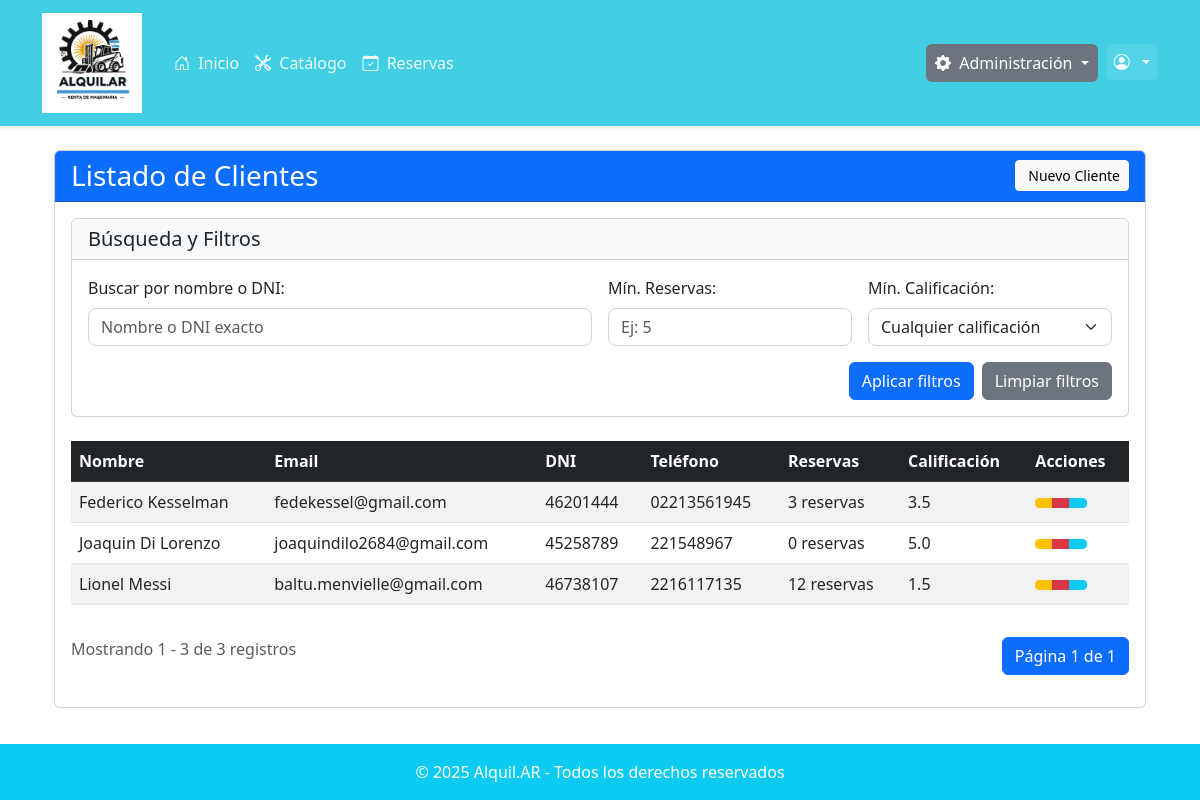
The app's page /usuarios/ver-clientes/ (signed in) with its own data.
### usuarios/models.py (models this page shows, shortened)
class Usuario(AbstractUser):
    TIPO_CHOICES = [
        ('CLIENTE', 'Cliente'),
        ('EMPLEADO', 'Empleado'),
        ('ADMIN', 'Administrador'),
    ]
    nombre = models.CharField(max_length=200)
    tipo = models.CharField(
        max_length=10,
        choices=TIPO_CHOICES,
        default='CLIENTE',
        verbose_name="Tipo de usuario"
    )
    dni = models.CharField(max_length=20, unique=True)
    email = models.CharField(max_length=200, unique=True)
    telefono = models.CharField(max_length=20)
    fecha_nacimiento = models.DateField()
    sucursal = models.ForeignKey(Sucursal, on_delete=models.SET_NULL, null=True, blank=True)
    calificacion = models.FloatField(
        default=5.0,
        verbose_name="Calificación del cliente",
        help_text="Calificación del cliente en escala de 0.5 a 5 estrellas"
    )
    token_2fa = models.CharField(
        max_length=6,
        null=True,
        blank=True,
        verbose_name="Token de verificación"
    )
    token_2fa_timestamp = models.DateTimeField(
        null=True,
        blank=True,
        verbose_name="Timestamp del token"
    )
    reset_token = models.CharField(
        max_length=64,
        null=True,
        blank=True,
        verbose_name="Token de recuperación"
    )
    reset_token_timestamp = models.DateTimeField(
        null=True,
        blank=True,
        verbose_name="Timestamp del token de recuperación"
    )
    reset_token_used = models.BooleanField(
        default=False,
        verbose_name="Token usado"
    )

### usuarios/views.py (the view, shortened to what this page needs)
# urls.py: path('ver-clientes/', views.listar_clientes_view, name="listar_clientes"),
@login_required
def listar_clientes_view(request):
    if not (request.user.tipo == 'EMPLEADO' or request.user.tipo == 'ADMIN'):
        return redirect('home')
    es_admin = request.user.tipo == 'ADMIN'
    base_query = Usuario.objects.filter(tipo="CLIENTE").exclude(
        email="cliente_eliminado@alquil.ar"
    )
    search_query = request.GET.get('search', '')
    min_reservas = request.GET.get('min_reservas', '')
    min_calificacion = request.GET.get('min_calificacion', '')
    if search_query:
        if search_query.isdigit() and len(search_query) >= 7:  # Probablemente un DNI
            clientes = base_query.filter(dni=search_query)
        else:  # Búsqueda parcial por nombre
            clientes = base_query.filter(nombre__icontains=search_query)
    else:
        clientes = base_query
    clientes = clientes.order_by('nombre')
    paginator = Paginator(clientes, 10)  # 10 items por página
    page_number = request.GET.get('page')
    page_obj = paginator.get_page(page_number)
    context = {
        'clientes': page_obj,
        'total_clientes': clientes.count(),
        'titulo': 'Listado de Clientes',
        'search_query': search_query,
        'min_reservas': min_reservas,
        'min_calificacion': min_calificacion,
        'no_results': clientes.count() == 0,
        'es_admin': es_admin,
    }
    return render(request, 'usuarios/listar_clientes.html', context)  # Context tiene la info que voy a utilizar en el html

### usuarios/calificaciones.py (called while the page is built)
def obtener_calificacion_promedio_cliente(cliente_id):
    try:
        if isinstance(cliente_id, str) and cliente_id.isdigit():
            cliente_id = int(cliente_id)
        cliente = Usuario.objects.get(id=cliente_id, tipo="CLIENTE")
        calificaciones = CalificacionCliente.objects.filter(cliente=cliente)
        if not calificaciones.exists():
            return 5.0
        suma_calificaciones = sum(c.calificacion for c in calificaciones)
        promedio = (5 + suma_calificaciones) / (1 + calificaciones.count())
        return round(promedio * 2) / 2
    except Usuario.DoesNotExist:
        return None
    except Exception as e:
        print(f"Error al calcular calificación para cliente {cliente_id}: {str(e)}")
        return None

### usuarios/templatetags/usuarios_tags.py (called while the page is built)
@register.filter(name='obtener_calificacion_cliente')
def obtener_calificacion_cliente(cliente_id):
    if cliente_id is None:
        return None
    try:
        calificacion = obtener_calificacion_promedio_cliente(cliente_id)
        if calificacion is not None:
            return calificacion
        return None
    except Exception as e:
        print(f"Error en filtro obtener_calificacion_cliente para ID {cliente_id}: {str(e)}")
        return None

### usuarios/templates/usuarios/listar_clientes.html (shortened to what this page needs)
{% extends 'base.html' %}
{% load static %}
{% load usuarios_tags %}
{% block content %}
<div class="container-fluid mt-4">
    <div class="card">
        <div class="card-header bg-primary text-white">
            <div class="d-flex justify-content-between align-items-center">
                <h3 class="mb-0">{{ titulo }}</h3>
                <a href="{% url 'crear_cliente' %}" class="btn btn-light btn-sm">
                     Nuevo Cliente
                </a>
            </div>
        </div>
        <div class="card-body">
            <div class="row mb-4">
                <div class="col-md-12">
                    <div class="card">
                        <div class="card-header bg-light">
                            <h5 class="mb-0">Búsqueda y Filtros</h5>
                        </div>
                        <div class="card-body">
                            <form method="GET" class="row g-3">
                                <div class="col-md-6">
                                    <label for="search" class="form-label">Buscar por nombre o DNI:</label>
                                    <input type="text" class="form-control" id="search" name="search"
                                           value="{{ search_query }}" placeholder="Nombre o DNI exacto">
                                </div>
                                <div class="col-md-3">
                                    <label for="min_reservas" class="form-label">Mín. Reservas:</label>
                                    <input type="number" min="0" class="form-control" id="min_reservas"
                                           name="min_reservas" value="{{ min_reservas }}" placeholder="Ej: 5">
                                </div>
                                <div class="col-md-3">
                                    <label for="min_calificacion" class="form-label">Mín. Calificación:</label>
                                    <select class="form-select" id="min_calificacion" name="min_calificacion">
                                        <option value="">Cualquier calificación</option>
                                    </select>
                                </div>
                                <div class="col-md-12 d-flex justify-content-end mt-3">
                                    <button type="submit" class="btn btn-primary me-2">
                                         Aplicar filtros
                                    </button>
                                    <a href="{% url 'listar_clientes' %}" class="btn btn-secondary">
                                         Limpiar filtros
                                    </a>
                                </div>
                            </form>
                        </div>
                    </div>
                </div>
            </div>
            {% if no_results %}
                <div class="alert alert-info">
                    No se encontraron clientes que cumplan con los criterios de búsqueda y filtrado.
                </div>
            {% elif clientes %}
                <div class="table-responsive">
                    <table class="table table-striped table-hover">
                        <thead class="table-dark">
                            <tr>
                                <th>Nombre</th>
                                <th>Email</th>
                                <th>DNI</th>
                                <th>Teléfono</th>
                                <th>Reservas</th>
                                <th>Calificación</th>
                                <th>Acciones</th>
                            </tr>
                        </thead>
                        <tbody>
                            {% for cliente in clientes %}
                            <tr>
                                <td>{{ cliente.nombre }}</td>
                                <td>{{ cliente.email }}</td>
                                <td>{{ cliente.dni }}</td>
                                <td>{{ cliente.telefono }}</td>
                                <td>
                                    {% with reservas_count=cliente.reservas.count %}
                                        {{ reservas_count }} reserva{% if reservas_count != 1 %}s{% endif %}
                                    {% endwith %}
                                </td>
                                <td>
                                    <div class="star-rating">
                                        {% with calificacion=cliente.id|obtener_calificacion_cliente %}
                                            {% if calificacion %}
                                                {{ calificacion }}
                                            {% else %}
                                                <span class="text-muted">Sin calificar</span>
                                            {% endif %}
                                        {% endwith %}
                                    </div>
                                </td>
                                <td>
                                    <div class="btn-group btn-group-sm">
                                        <a href="{% url 'editar_cliente' cliente.id %}" class="btn btn-warning" title="Editar">
                                        </a>
                                        <a href="{% url 'eliminar_cliente' cliente.id %}" class="btn btn-danger" title="Eliminar">
                                        </a>
                                        {% if es_admin %}
                                        <a href="{% url 'crear_cupon' cliente.id %}" class="btn btn-info" title="Crear Cupón">
                                        </a>
                                        {% endif %}
                                    </div>
                                </td>
                            </tr>
                            {% endfor %}
                        </tbody>
                    </table>
                </div>
                <div class="d-flex justify-content-between mt-3">
                    <div>
                        <span class="text-muted">
                            Mostrando {{ clientes.start_index }} - {{ clientes.end_index }} de {{ total_clientes }} registros
                        </span>
                    </div>
                    <ul class="pagination">
                        <li class="page-item active">
                            <span class="page-link">
                                Página {{ clientes.number }} de {{ clientes.paginator.num_pages }}
                            </span>
                        </li>
                    </ul>
                </div>
            {% else %}
                <div class="alert alert-info">
                    No hay clientes registrados.
                </div>
            {% endif %}
        </div>
    </div>
</div>
{% endblock %}

### static/css/core.css (style rules this page uses)
:root { --color-primary: #42cee3; --color-primary-dark: #369aa9; --color-primary-darker: #2b7b87; --color-primary-light: #86e6f5; --color-primary-lighter: #a8f1fd; --color-dark: #333333; --color-gray: #666666; --color-light: #F8F9FA; --color-white: #FFFFFF; --shadow-sm: 0 2px 4px rgba(0, 0, 0, 0.1); --shadow-md: 0 4px 6px rgba(0, 0, 0, 0.15); }
.form-select, .form-control { border-radius: 8px; border: 1px solid #ced4da; transition: border-color 0.15s ease-in-out, box-shadow 0.15s ease-in-out; }

### core/templates/base.html (style rules this page uses)
body { min-height: 100vh; display: flex; flex-direction: column; }

### records on screen
Usuario: nombre "Federico Kesselman", email "fedekessel@gmail.com", dni "46201444", telefono "02213561945", reservas.count "3", calificacion "3.5"
Usuario: nombre "Joaquin Di Lorenzo", email "joaquindilo2684@gmail.com", dni "45258789", telefono "221548967", reservas.count "0", calificacion "5.0"
Usuario: nombre "Lionel Messi", email "baltu.menvielle@gmail.com", dni "46738107", telefono "2216117135", reservas.count "12", calificacion "1.5"

### other values on screen
{{ titulo }} "Listado de Clientes"
{{ clientes.start_index }} "1"
{{ clientes.end_index }} "3"
{{ total_clientes }} "3"
{{ clientes.number }} "1"
{{ clientes.paginator.num_pages }} "1"
